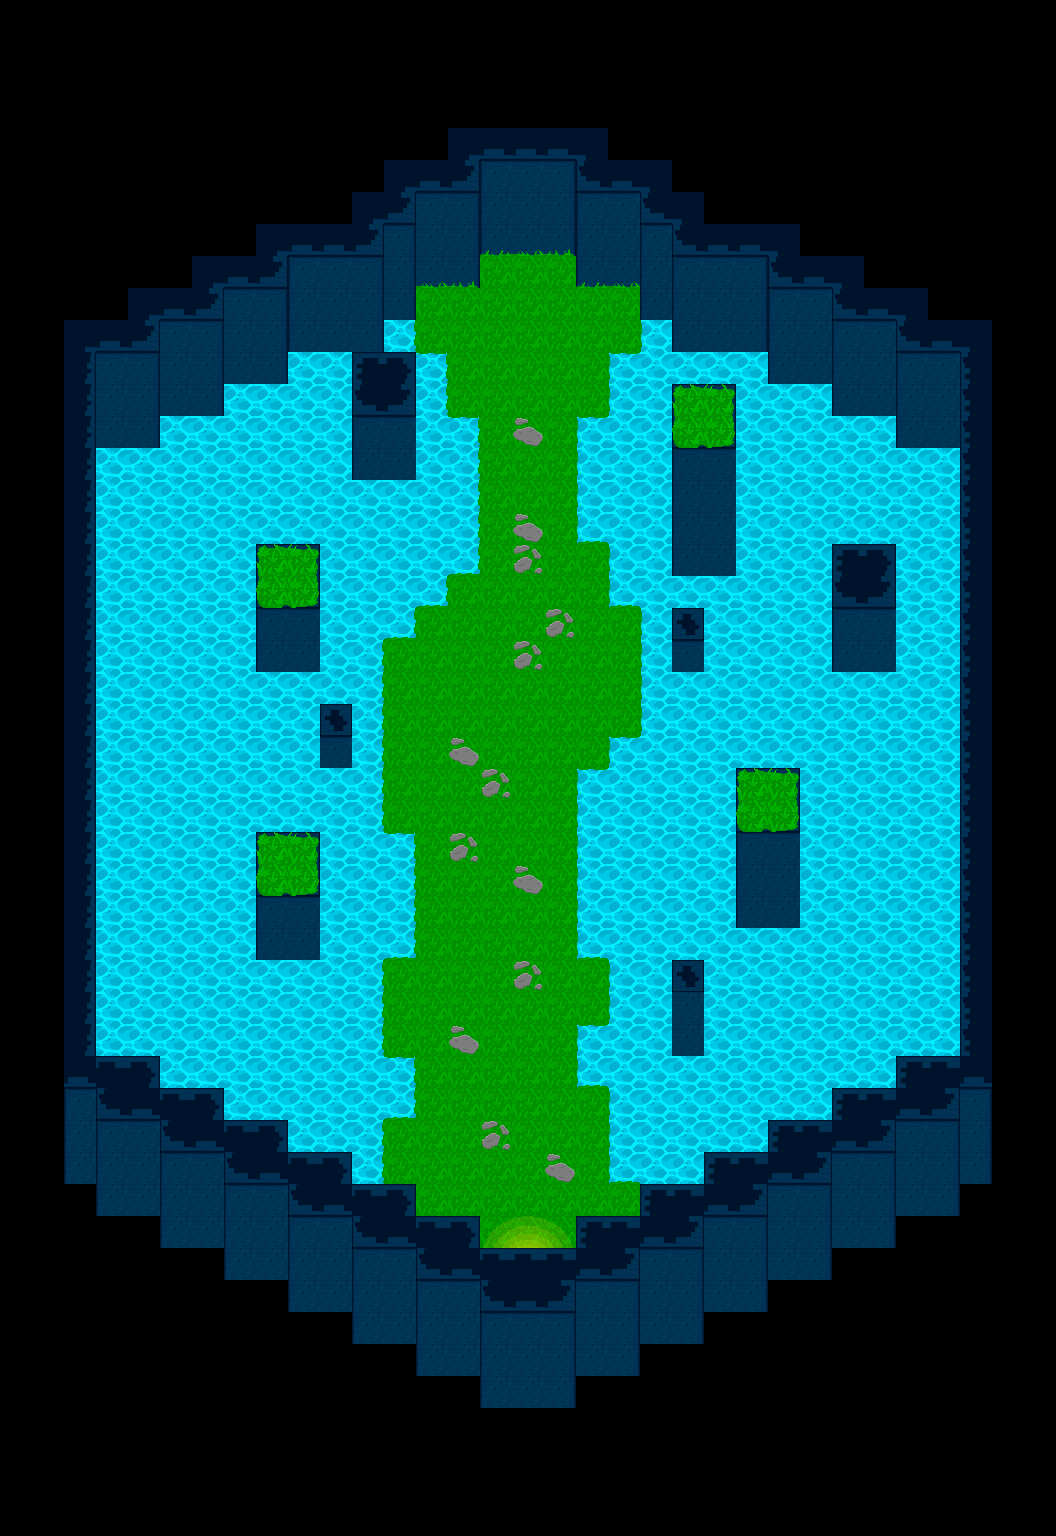

Below is a game level as drawn by its tile map, then a one-line description and the .tmx that defines it (tile-layer data replaced by summaries):
An orthogonal 33x48 tile map with 32x32 px tiles, 4 tile layers (water, grass, walls, decoration), 3 hidden layers not drawn, 2 tilesets and 51 objects (46x wall, player, chest_01, door_button, door, ...).

<map version="1.8" tiledversion="1.8.0" orientation="orthogonal" renderorder="right-down" width="33" height="48" tilewidth="32" tileheight="32" infinite="0" nextlayerid="12" nextobjectid="108">
 <properties>
  <property name="id" type="int" value="0" />
 </properties>
 <tileset firstgid="1" name="temp" tilewidth="32" tileheight="32" tilecount="64" columns="8">
  <image source="temp.png" trans="ff00ff" width="256" height="256" />
 </tileset>
 <tileset firstgid="65" name="tileset" tilewidth="32" tileheight="32" tilecount="504" columns="24">
  <image source="tileset.png" trans="ff00ff" width="793" height="672" />
 </tileset>
 <layer id="4" name="water" width="33" height="48">
  <properties>
   <property name="Draw" type="int" value="1" />
  </properties>
  <data>[1584 cells, 494 non-empty, 1 distinct tile ids]</data>
 </layer>
 <layer id="5" name="grass" width="33" height="48">
  <properties>
   <property name="Draw" type="int" value="1" />
  </properties>
  <data>[1584 cells, 227 non-empty, 7 distinct tile ids]</data>
 </layer>
 <layer id="6" name="walls" width="33" height="48">
  <properties>
   <property name="Draw" type="int" value="1" />
  </properties>
  <data>[1584 cells, 363 non-empty, 19 distinct tile ids]</data>
 </layer>
 <layer id="12" name="decoration" width="33" height="48">
  <properties>
   <property name="Draw" type="int" value="1" />
  </properties>
  <data>[1584 cells, 39 non-empty, 12 distinct tile ids]</data>
 </layer>
 <layer id="3" name="sensors" width="33" height="48" visible="0">
  <data>[1584 cells, 8 non-empty, 4 distinct tile ids]</data>
 </layer>
 <layer id="1" name="map" width="33" height="48" visible="0">
  <data>[1584 cells, 215 non-empty, 1 distinct tile ids]</data>
 </layer>
 <layer id="8" name="navigation" width="33" height="48" visible="0">
  <properties>
   <property name="Draw" type="int" value="0" />
   <property name="Navigation" type="int" value="1" />
  </properties>
  <data>[1584 cells, 546 non-empty, 1 distinct tile ids]</data>
 </layer>
 <objectgroup id="9" name="walls">
  <object id="4" name="wall" type="wall" x="384" y="320" width="32" height="32" />
  <object id="5" name="wall" type="wall" x="416" y="352" width="32" height="64" />
  <object id="7" name="wall" type="wall" x="448" y="416" width="32" height="160" />
  <object id="14" name="wall" type="wall" x="416" y="576" width="32" height="32" />
  <object id="15" name="wall" type="wall" x="352" y="640" width="32" height="192" />
  <object id="18" name="wall" type="wall" x="384" y="608" width="32" height="32" />
  <object id="19" name="wall" type="wall" x="576" y="768" width="32" height="192" />
  <object id="20" name="wall" type="wall" x="384" y="832" width="32" height="128" />
  <object id="21" name="wall" type="wall" x="353.5" y="964" width="31" height="220" />
  <object id="22" name="wall" type="wall" x="384" y="1056" width="32" height="64" />
  <object id="36" name="wall" type="wall" x="96" y="416" width="64" height="32" />
  <object id="37" name="wall" type="wall" x="160" y="384" width="64" height="32" />
  <object id="38" name="wall" type="wall" x="224" y="352" width="64" height="32" />
  <object id="39" name="wall" type="wall" x="288" y="320" width="96" height="32" />
  <object id="40" name="wall" type="wall" x="384" y="288" width="32" height="32" />
  <object id="41" name="wall" type="wall" x="416" y="256" width="64" height="32" />
  <object id="42" name="wall" type="wall" x="480" y="224" width="96" height="32" />
  <object id="43" name="wall" type="wall" x="576" y="256" width="64" height="32" />
  <object id="44" name="wall" type="wall" x="640" y="288" width="64" height="32" />
  <object id="45" name="wall" type="wall" x="672" y="320" width="96" height="32" />
  <object id="46" name="wall" type="wall" x="768" y="352" width="64" height="32" />
  <object id="47" name="wall" type="wall" x="832" y="384" width="64" height="32" />
  <object id="48" name="wall" type="wall" x="896" y="416" width="64" height="32" />
  <object id="49" name="wall" type="wall" x="960" y="416" width="32" height="640" />
  <object id="50" name="wall" type="wall" x="896" y="1056" width="64" height="32" />
  <object id="52" name="wall" type="wall" x="832" y="1088" width="64" height="32" />
  <object id="53" name="wall" type="wall" x="768" y="1120" width="64" height="32" />
  <object id="54" name="wall" type="wall" x="704" y="1152" width="64" height="32" />
  <object id="55" name="wall" type="wall" x="640" y="1184" width="64" height="32" />
  <object id="56" name="wall" type="wall" x="576" y="1216" width="64" height="32" />
  <object id="57" name="wall" type="wall" x="480" y="1248" width="96" height="32" />
  <object id="58" name="wall" type="wall" x="416" y="1216" width="64" height="32" />
  <object id="59" name="wall" type="wall" x="352" y="1184" width="64" height="32" />
  <object id="60" name="wall" type="wall" x="288" y="1152" width="64" height="32" />
  <object id="61" name="wall" type="wall" x="224" y="1120" width="64" height="32" />
  <object id="62" name="wall" type="wall" x="160" y="1088" width="64" height="32" />
  <object id="63" name="wall" type="wall" x="96" y="1056" width="64" height="32" />
  <object id="64" name="wall" type="wall" x="64" y="416" width="32" height="672" />
  <object id="65" name="wall" type="wall" x="640" y="320" width="32" height="32" />
  <object id="72" name="wall" type="wall" x="640" y="608" width="32" height="128" />
  <object id="73" name="wall" type="wall" x="608" y="544" width="32" height="64" />
  <object id="75" name="wall" type="wall" x="608" y="736" width="32" height="32" />
  <object id="76" name="wall" type="wall" x="576" y="416" width="32" height="128" />
  <object id="77" name="wall" type="wall" x="608" y="352" width="32" height="64" />
  <object id="89" name="wall" type="wall" x="608" y="960" width="32" height="224" />
  <object id="90" name="wall" type="wall" x="576" y="1024" width="32" height="64" />
 </objectgroup>
 <objectgroup id="10" name="entities">
  <object id="78" name="player" type="player" x="512" y="320" width="32" height="32" />
  <object id="97" name="chest_01" type="chest_01" x="416" y="896" width="32" height="32">
   <properties>
    <property name="hp_potion" type="int" value="1" />
   </properties>
  </object>
  <object id="102" name="door_button" type="door_button" x="416" y="768" width="32" height="32">
   <properties>
    <property name="id" type="int" value="0" />
   </properties>
  </object>
  <object id="105" name="door" type="door" x="416" y="832" width="160" height="32">
   <properties>
    <property name="id" type="int" value="0" />
   </properties>
  </object>
 </objectgroup>
 <objectgroup id="11" name="sensors" visible="0">
  <object id="80" name="exit" type="exit" x="480" y="1216" width="96" height="32" />
 </objectgroup>
</map>
